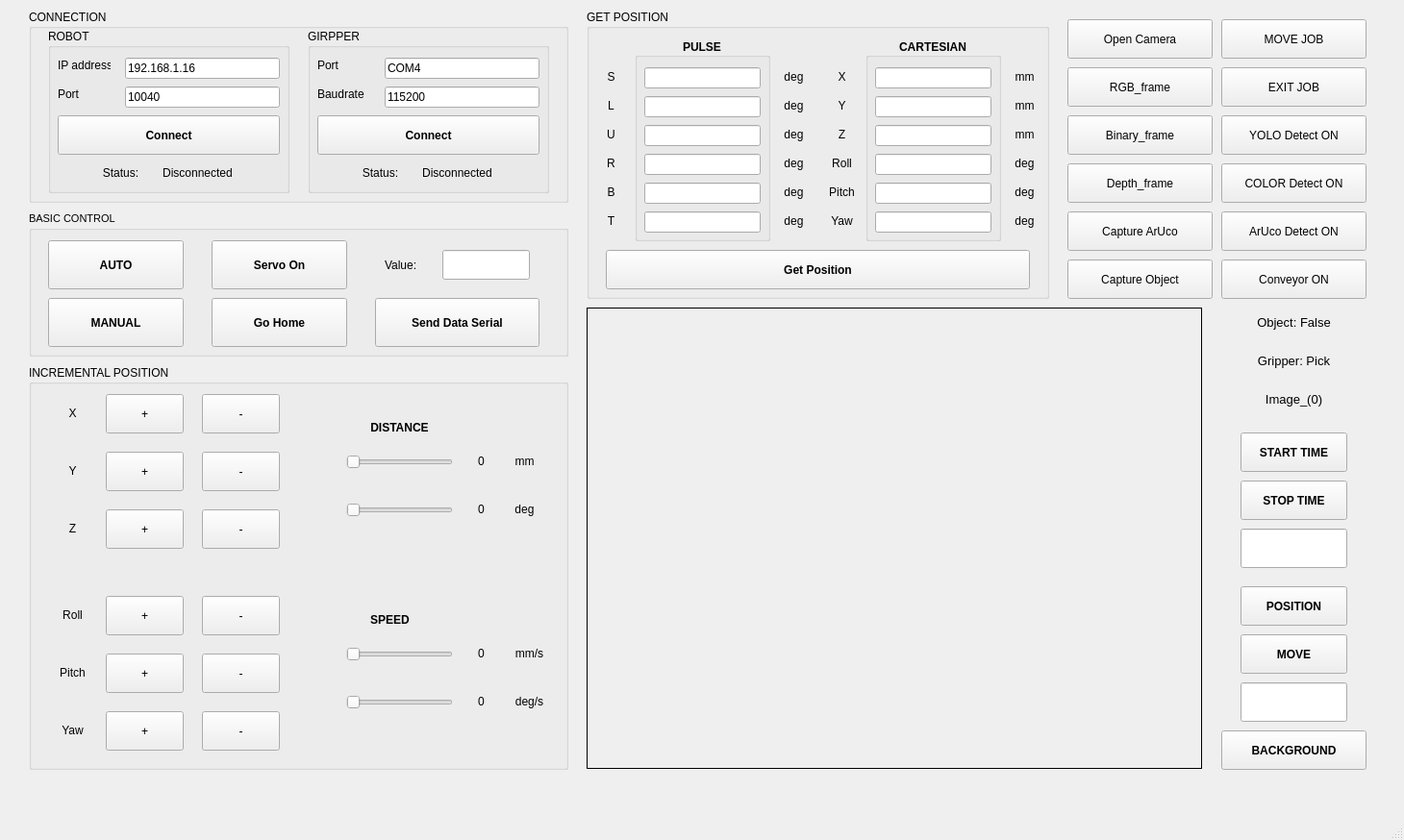
<?xml version="1.0" encoding="UTF-8"?>
<ui version="4.0">
 <class>MainWindow</class>
 <widget class="QMainWindow" name="MainWindow">
  <property name="geometry">
   <rect>
    <x>0</x>
    <y>0</y>
    <width>1460</width>
    <height>874</height>
   </rect>
  </property>
  <property name="windowTitle">
   <string>MainWindow</string>
  </property>
  <widget class="QWidget" name="centralwidget">
   <widget class="QPushButton" name="btn_Depth">
    <property name="geometry">
     <rect>
      <x>1110</x>
      <y>170</y>
      <width>151</width>
      <height>41</height>
     </rect>
    </property>
    <property name="text">
     <string>Depth_frame</string>
    </property>
   </widget>
   <widget class="QGroupBox" name="gr_Connection">
    <property name="geometry">
     <rect>
      <x>30</x>
      <y>10</y>
      <width>561</width>
      <height>201</height>
     </rect>
    </property>
    <property name="font">
     <font>
      <weight>50</weight>
      <bold>false</bold>
     </font>
    </property>
    <property name="title">
     <string>CONNECTION</string>
    </property>
    <property name="flat">
     <bool>false</bool>
    </property>
    <property name="checkable">
     <bool>false</bool>
    </property>
    <widget class="QGroupBox" name="gr_Robot">
     <property name="geometry">
      <rect>
       <x>20</x>
       <y>20</y>
       <width>251</width>
       <height>171</height>
      </rect>
     </property>
     <property name="title">
      <string>ROBOT</string>
     </property>
     <widget class="QLabel" name="lb_Connect_Disconnect">
      <property name="geometry">
       <rect>
        <x>100</x>
        <y>140</y>
        <width>111</width>
        <height>20</height>
       </rect>
      </property>
      <property name="lineWidth">
       <number>0</number>
      </property>
      <property name="text">
       <string>Disconnected</string>
      </property>
      <property name="alignment">
       <set>Qt::AlignCenter</set>
      </property>
     </widget>
     <widget class="QLabel" name="lb_Port">
      <property name="geometry">
       <rect>
        <x>10</x>
        <y>60</y>
        <width>55</width>
        <height>16</height>
       </rect>
      </property>
      <property name="text">
       <string>Port</string>
      </property>
     </widget>
     <widget class="QLabel" name="lb_IP">
      <property name="geometry">
       <rect>
        <x>10</x>
        <y>30</y>
        <width>55</width>
        <height>16</height>
       </rect>
      </property>
      <property name="text">
       <string>IP address</string>
      </property>
     </widget>
     <widget class="QPushButton" name="btn_Robot_ConDis">
      <property name="geometry">
       <rect>
        <x>10</x>
        <y>90</y>
        <width>231</width>
        <height>41</height>
       </rect>
      </property>
      <property name="font">
       <font>
        <pointsize>9</pointsize>
        <weight>75</weight>
        <bold>true</bold>
       </font>
      </property>
      <property name="text">
       <string>Connect</string>
      </property>
     </widget>
     <widget class="QLineEdit" name="txt_IP">
      <property name="geometry">
       <rect>
        <x>80</x>
        <y>30</y>
        <width>161</width>
        <height>22</height>
       </rect>
      </property>
      <property name="text">
       <string>192.168.1.16</string>
      </property>
      <property name="alignment">
       <set>Qt::AlignLeading|Qt::AlignLeft|Qt::AlignVCenter</set>
      </property>
     </widget>
     <widget class="QLineEdit" name="txt_Port">
      <property name="geometry">
       <rect>
        <x>80</x>
        <y>60</y>
        <width>161</width>
        <height>22</height>
       </rect>
      </property>
      <property name="text">
       <string>10040</string>
      </property>
     </widget>
     <widget class="QLabel" name="lb_Status_Connect">
      <property name="geometry">
       <rect>
        <x>50</x>
        <y>140</y>
        <width>51</width>
        <height>20</height>
       </rect>
      </property>
      <property name="lineWidth">
       <number>0</number>
      </property>
      <property name="text">
       <string>Status:</string>
      </property>
      <property name="alignment">
       <set>Qt::AlignCenter</set>
      </property>
     </widget>
    </widget>
    <widget class="QGroupBox" name="gr_Gripper">
     <property name="geometry">
      <rect>
       <x>290</x>
       <y>20</y>
       <width>251</width>
       <height>171</height>
      </rect>
     </property>
     <property name="title">
      <string>GIRPPER</string>
     </property>
     <widget class="QLabel" name="lb_Connect_Disconnect_">
      <property name="geometry">
       <rect>
        <x>100</x>
        <y>140</y>
        <width>111</width>
        <height>20</height>
       </rect>
      </property>
      <property name="lineWidth">
       <number>0</number>
      </property>
      <property name="text">
       <string>Disconnected</string>
      </property>
      <property name="alignment">
       <set>Qt::AlignCenter</set>
      </property>
     </widget>
     <widget class="QLineEdit" name="txt_Baudrate">
      <property name="geometry">
       <rect>
        <x>80</x>
        <y>60</y>
        <width>161</width>
        <height>22</height>
       </rect>
      </property>
      <property name="text">
       <string>115200</string>
      </property>
     </widget>
     <widget class="QLabel" name="lb_Status_Connect_">
      <property name="geometry">
       <rect>
        <x>50</x>
        <y>140</y>
        <width>51</width>
        <height>20</height>
       </rect>
      </property>
      <property name="lineWidth">
       <number>0</number>
      </property>
      <property name="text">
       <string>Status:</string>
      </property>
      <property name="alignment">
       <set>Qt::AlignCenter</set>
      </property>
     </widget>
     <widget class="QPushButton" name="btn_Serial_ConDis">
      <property name="geometry">
       <rect>
        <x>10</x>
        <y>90</y>
        <width>231</width>
        <height>41</height>
       </rect>
      </property>
      <property name="font">
       <font>
        <pointsize>9</pointsize>
        <weight>75</weight>
        <bold>true</bold>
       </font>
      </property>
      <property name="text">
       <string>Connect</string>
      </property>
     </widget>
     <widget class="QLineEdit" name="txt_Port_">
      <property name="geometry">
       <rect>
        <x>80</x>
        <y>30</y>
        <width>161</width>
        <height>22</height>
       </rect>
      </property>
      <property name="text">
       <string>COM4</string>
      </property>
      <property name="alignment">
       <set>Qt::AlignLeading|Qt::AlignLeft|Qt::AlignVCenter</set>
      </property>
     </widget>
     <widget class="QLabel" name="lb_Port_">
      <property name="geometry">
       <rect>
        <x>10</x>
        <y>30</y>
        <width>55</width>
        <height>16</height>
       </rect>
      </property>
      <property name="text">
       <string>Port</string>
      </property>
     </widget>
     <widget class="QLabel" name="lb_Baudrate">
      <property name="geometry">
       <rect>
        <x>10</x>
        <y>60</y>
        <width>55</width>
        <height>16</height>
       </rect>
      </property>
      <property name="text">
       <string>Baudrate</string>
      </property>
     </widget>
    </widget>
   </widget>
   <widget class="QGroupBox" name="gr_Get_Position">
    <property name="geometry">
     <rect>
      <x>610</x>
      <y>10</y>
      <width>481</width>
      <height>301</height>
     </rect>
    </property>
    <property name="title">
     <string>GET POSITION</string>
    </property>
    <widget class="QLabel" name="lb_Pitch_Current">
     <property name="geometry">
      <rect>
       <x>250</x>
       <y>180</y>
       <width>31</width>
       <height>20</height>
      </rect>
     </property>
     <property name="lineWidth">
      <number>0</number>
     </property>
     <property name="text">
      <string>Pitch</string>
     </property>
     <property name="alignment">
      <set>Qt::AlignCenter</set>
     </property>
    </widget>
    <widget class="QLabel" name="lb_Roll_Current">
     <property name="geometry">
      <rect>
       <x>250</x>
       <y>150</y>
       <width>31</width>
       <height>20</height>
      </rect>
     </property>
     <property name="lineWidth">
      <number>0</number>
     </property>
     <property name="text">
      <string>Roll</string>
     </property>
     <property name="alignment">
      <set>Qt::AlignCenter</set>
     </property>
    </widget>
    <widget class="QLabel" name="lb_X_Current">
     <property name="geometry">
      <rect>
       <x>250</x>
       <y>60</y>
       <width>31</width>
       <height>20</height>
      </rect>
     </property>
     <property name="lineWidth">
      <number>0</number>
     </property>
     <property name="text">
      <string>X</string>
     </property>
     <property name="alignment">
      <set>Qt::AlignCenter</set>
     </property>
    </widget>
    <widget class="QLabel" name="lb_Y_Current">
     <property name="geometry">
      <rect>
       <x>250</x>
       <y>90</y>
       <width>31</width>
       <height>20</height>
      </rect>
     </property>
     <property name="lineWidth">
      <number>0</number>
     </property>
     <property name="text">
      <string>Y</string>
     </property>
     <property name="alignment">
      <set>Qt::AlignCenter</set>
     </property>
    </widget>
    <widget class="QLabel" name="lb_Z_Current">
     <property name="geometry">
      <rect>
       <x>250</x>
       <y>120</y>
       <width>31</width>
       <height>20</height>
      </rect>
     </property>
     <property name="lineWidth">
      <number>0</number>
     </property>
     <property name="text">
      <string>Z</string>
     </property>
     <property name="alignment">
      <set>Qt::AlignCenter</set>
     </property>
    </widget>
    <widget class="QLabel" name="lb_Yaw_Current">
     <property name="geometry">
      <rect>
       <x>250</x>
       <y>210</y>
       <width>31</width>
       <height>20</height>
      </rect>
     </property>
     <property name="lineWidth">
      <number>0</number>
     </property>
     <property name="text">
      <string>Yaw</string>
     </property>
     <property name="alignment">
      <set>Qt::AlignCenter</set>
     </property>
    </widget>
    <widget class="QLabel" name="lb1_Current">
     <property name="geometry">
      <rect>
       <x>200</x>
       <y>60</y>
       <width>31</width>
       <height>20</height>
      </rect>
     </property>
     <property name="lineWidth">
      <number>0</number>
     </property>
     <property name="text">
      <string>deg</string>
     </property>
     <property name="alignment">
      <set>Qt::AlignCenter</set>
     </property>
    </widget>
    <widget class="QLabel" name="lb2_Current">
     <property name="geometry">
      <rect>
       <x>200</x>
       <y>90</y>
       <width>31</width>
       <height>20</height>
      </rect>
     </property>
     <property name="lineWidth">
      <number>0</number>
     </property>
     <property name="text">
      <string>deg</string>
     </property>
     <property name="alignment">
      <set>Qt::AlignCenter</set>
     </property>
    </widget>
    <widget class="QLabel" name="lb3_Current">
     <property name="geometry">
      <rect>
       <x>200</x>
       <y>120</y>
       <width>31</width>
       <height>20</height>
      </rect>
     </property>
     <property name="lineWidth">
      <number>0</number>
     </property>
     <property name="text">
      <string>deg</string>
     </property>
     <property name="alignment">
      <set>Qt::AlignCenter</set>
     </property>
    </widget>
    <widget class="QLabel" name="lb4_Current">
     <property name="geometry">
      <rect>
       <x>200</x>
       <y>150</y>
       <width>31</width>
       <height>20</height>
      </rect>
     </property>
     <property name="lineWidth">
      <number>0</number>
     </property>
     <property name="text">
      <string>deg</string>
     </property>
     <property name="alignment">
      <set>Qt::AlignCenter</set>
     </property>
    </widget>
    <widget class="QLabel" name="lb5_Current">
     <property name="geometry">
      <rect>
       <x>200</x>
       <y>180</y>
       <width>31</width>
       <height>20</height>
      </rect>
     </property>
     <property name="lineWidth">
      <number>0</number>
     </property>
     <property name="text">
      <string>deg</string>
     </property>
     <property name="alignment">
      <set>Qt::AlignCenter</set>
     </property>
    </widget>
    <widget class="QLabel" name="lb6_Current">
     <property name="geometry">
      <rect>
       <x>200</x>
       <y>210</y>
       <width>31</width>
       <height>20</height>
      </rect>
     </property>
     <property name="lineWidth">
      <number>0</number>
     </property>
     <property name="text">
      <string>deg</string>
     </property>
     <property name="alignment">
      <set>Qt::AlignCenter</set>
     </property>
    </widget>
    <widget class="QPushButton" name="btn_Get_Position">
     <property name="geometry">
      <rect>
       <x>20</x>
       <y>250</y>
       <width>441</width>
       <height>41</height>
      </rect>
     </property>
     <property name="font">
      <font>
       <pointsize>9</pointsize>
       <weight>75</weight>
       <bold>true</bold>
      </font>
     </property>
     <property name="text">
      <string>Get Position</string>
     </property>
    </widget>
    <widget class="QGroupBox" name="gr_Pulse">
     <property name="geometry">
      <rect>
       <x>50</x>
       <y>30</y>
       <width>141</width>
       <height>211</height>
      </rect>
     </property>
     <property name="font">
      <font>
       <weight>75</weight>
       <bold>true</bold>
      </font>
     </property>
     <property name="title">
      <string>PULSE</string>
     </property>
     <property name="alignment">
      <set>Qt::AlignCenter</set>
     </property>
     <widget class="QLineEdit" name="txt_T">
      <property name="geometry">
       <rect>
        <x>10</x>
        <y>180</y>
        <width>121</width>
        <height>22</height>
       </rect>
      </property>
      <property name="alignment">
       <set>Qt::AlignCenter</set>
      </property>
     </widget>
     <widget class="QLineEdit" name="txt_B">
      <property name="geometry">
       <rect>
        <x>10</x>
        <y>150</y>
        <width>121</width>
        <height>22</height>
       </rect>
      </property>
      <property name="alignment">
       <set>Qt::AlignCenter</set>
      </property>
     </widget>
     <widget class="QLineEdit" name="txt_R">
      <property name="geometry">
       <rect>
        <x>10</x>
        <y>120</y>
        <width>121</width>
        <height>22</height>
       </rect>
      </property>
      <property name="alignment">
       <set>Qt::AlignCenter</set>
      </property>
     </widget>
     <widget class="QLineEdit" name="txt_U">
      <property name="geometry">
       <rect>
        <x>10</x>
        <y>90</y>
        <width>121</width>
        <height>22</height>
       </rect>
      </property>
      <property name="alignment">
       <set>Qt::AlignCenter</set>
      </property>
     </widget>
     <widget class="QLineEdit" name="txt_S">
      <property name="geometry">
       <rect>
        <x>10</x>
        <y>30</y>
        <width>121</width>
        <height>22</height>
       </rect>
      </property>
      <property name="alignment">
       <set>Qt::AlignCenter</set>
      </property>
     </widget>
     <widget class="QLineEdit" name="txt_L">
      <property name="geometry">
       <rect>
        <x>10</x>
        <y>60</y>
        <width>121</width>
        <height>22</height>
       </rect>
      </property>
      <property name="alignment">
       <set>Qt::AlignCenter</set>
      </property>
     </widget>
    </widget>
    <widget class="QGroupBox" name="gr_Cartesian">
     <property name="geometry">
      <rect>
       <x>290</x>
       <y>30</y>
       <width>141</width>
       <height>211</height>
      </rect>
     </property>
     <property name="font">
      <font>
       <weight>75</weight>
       <bold>true</bold>
      </font>
     </property>
     <property name="title">
      <string>CARTESIAN</string>
     </property>
     <property name="alignment">
      <set>Qt::AlignCenter</set>
     </property>
     <widget class="QLineEdit" name="txt_Yaw">
      <property name="geometry">
       <rect>
        <x>10</x>
        <y>180</y>
        <width>121</width>
        <height>22</height>
       </rect>
      </property>
      <property name="alignment">
       <set>Qt::AlignCenter</set>
      </property>
     </widget>
     <widget class="QLineEdit" name="txt_Pitch">
      <property name="geometry">
       <rect>
        <x>10</x>
        <y>150</y>
        <width>121</width>
        <height>22</height>
       </rect>
      </property>
      <property name="alignment">
       <set>Qt::AlignCenter</set>
      </property>
     </widget>
     <widget class="QLineEdit" name="txt_Z">
      <property name="geometry">
       <rect>
        <x>10</x>
        <y>90</y>
        <width>121</width>
        <height>22</height>
       </rect>
      </property>
      <property name="alignment">
       <set>Qt::AlignCenter</set>
      </property>
     </widget>
     <widget class="QLineEdit" name="txt_Y">
      <property name="geometry">
       <rect>
        <x>10</x>
        <y>60</y>
        <width>121</width>
        <height>22</height>
       </rect>
      </property>
      <property name="alignment">
       <set>Qt::AlignCenter</set>
      </property>
     </widget>
     <widget class="QLineEdit" name="txt_X">
      <property name="geometry">
       <rect>
        <x>10</x>
        <y>30</y>
        <width>121</width>
        <height>22</height>
       </rect>
      </property>
      <property name="alignment">
       <set>Qt::AlignCenter</set>
      </property>
     </widget>
     <widget class="QLineEdit" name="txt_Roll">
      <property name="geometry">
       <rect>
        <x>10</x>
        <y>120</y>
        <width>121</width>
        <height>22</height>
       </rect>
      </property>
      <property name="alignment">
       <set>Qt::AlignCenter</set>
      </property>
     </widget>
    </widget>
    <widget class="QLabel" name="lb_L_Current">
     <property name="geometry">
      <rect>
       <x>10</x>
       <y>90</y>
       <width>31</width>
       <height>20</height>
      </rect>
     </property>
     <property name="lineWidth">
      <number>0</number>
     </property>
     <property name="text">
      <string>L</string>
     </property>
     <property name="alignment">
      <set>Qt::AlignCenter</set>
     </property>
    </widget>
    <widget class="QLabel" name="lb_U_Current">
     <property name="geometry">
      <rect>
       <x>10</x>
       <y>120</y>
       <width>31</width>
       <height>20</height>
      </rect>
     </property>
     <property name="lineWidth">
      <number>0</number>
     </property>
     <property name="text">
      <string>U</string>
     </property>
     <property name="alignment">
      <set>Qt::AlignCenter</set>
     </property>
    </widget>
    <widget class="QLabel" name="lb_R_Current">
     <property name="geometry">
      <rect>
       <x>10</x>
       <y>150</y>
       <width>31</width>
       <height>20</height>
      </rect>
     </property>
     <property name="lineWidth">
      <number>0</number>
     </property>
     <property name="text">
      <string>R</string>
     </property>
     <property name="alignment">
      <set>Qt::AlignCenter</set>
     </property>
    </widget>
    <widget class="QLabel" name="lb_S_Current">
     <property name="geometry">
      <rect>
       <x>10</x>
       <y>60</y>
       <width>31</width>
       <height>20</height>
      </rect>
     </property>
     <property name="lineWidth">
      <number>0</number>
     </property>
     <property name="text">
      <string>S</string>
     </property>
     <property name="alignment">
      <set>Qt::AlignCenter</set>
     </property>
    </widget>
    <widget class="QLabel" name="lb_B_Current">
     <property name="geometry">
      <rect>
       <x>10</x>
       <y>180</y>
       <width>31</width>
       <height>20</height>
      </rect>
     </property>
     <property name="lineWidth">
      <number>0</number>
     </property>
     <property name="text">
      <string>B</string>
     </property>
     <property name="alignment">
      <set>Qt::AlignCenter</set>
     </property>
    </widget>
    <widget class="QLabel" name="lb_T_Current">
     <property name="geometry">
      <rect>
       <x>10</x>
       <y>210</y>
       <width>31</width>
       <height>20</height>
      </rect>
     </property>
     <property name="lineWidth">
      <number>0</number>
     </property>
     <property name="text">
      <string>T</string>
     </property>
     <property name="alignment">
      <set>Qt::AlignCenter</set>
     </property>
    </widget>
    <widget class="QLabel" name="lb10_Current">
     <property name="geometry">
      <rect>
       <x>440</x>
       <y>150</y>
       <width>31</width>
       <height>20</height>
      </rect>
     </property>
     <property name="lineWidth">
      <number>0</number>
     </property>
     <property name="text">
      <string>deg</string>
     </property>
     <property name="alignment">
      <set>Qt::AlignCenter</set>
     </property>
    </widget>
    <widget class="QLabel" name="lb8_Current">
     <property name="geometry">
      <rect>
       <x>440</x>
       <y>90</y>
       <width>31</width>
       <height>20</height>
      </rect>
     </property>
     <property name="lineWidth">
      <number>0</number>
     </property>
     <property name="text">
      <string>mm</string>
     </property>
     <property name="alignment">
      <set>Qt::AlignCenter</set>
     </property>
    </widget>
    <widget class="QLabel" name="lb9_Current">
     <property name="geometry">
      <rect>
       <x>440</x>
       <y>120</y>
       <width>31</width>
       <height>20</height>
      </rect>
     </property>
     <property name="lineWidth">
      <number>0</number>
     </property>
     <property name="text">
      <string>mm</string>
     </property>
     <property name="alignment">
      <set>Qt::AlignCenter</set>
     </property>
    </widget>
    <widget class="QLabel" name="lb7_Current">
     <property name="geometry">
      <rect>
       <x>440</x>
       <y>60</y>
       <width>31</width>
       <height>20</height>
      </rect>
     </property>
     <property name="lineWidth">
      <number>0</number>
     </property>
     <property name="text">
      <string>mm</string>
     </property>
     <property name="alignment">
      <set>Qt::AlignCenter</set>
     </property>
    </widget>
    <widget class="QLabel" name="lb12_Current">
     <property name="geometry">
      <rect>
       <x>440</x>
       <y>210</y>
       <width>31</width>
       <height>20</height>
      </rect>
     </property>
     <property name="lineWidth">
      <number>0</number>
     </property>
     <property name="text">
      <string>deg</string>
     </property>
     <property name="alignment">
      <set>Qt::AlignCenter</set>
     </property>
    </widget>
    <widget class="QLabel" name="lb11_Current">
     <property name="geometry">
      <rect>
       <x>440</x>
       <y>180</y>
       <width>31</width>
       <height>20</height>
      </rect>
     </property>
     <property name="lineWidth">
      <number>0</number>
     </property>
     <property name="text">
      <string>deg</string>
     </property>
     <property name="alignment">
      <set>Qt::AlignCenter</set>
     </property>
    </widget>
   </widget>
   <widget class="QPushButton" name="btn_Binary">
    <property name="geometry">
     <rect>
      <x>1110</x>
      <y>120</y>
      <width>151</width>
      <height>41</height>
     </rect>
    </property>
    <property name="text">
     <string>Binary_frame</string>
    </property>
   </widget>
   <widget class="QLabel" name="Display_frame">
    <property name="geometry">
     <rect>
      <x>610</x>
      <y>320</y>
      <width>640</width>
      <height>480</height>
     </rect>
    </property>
    <property name="frameShape">
     <enum>QFrame::Box</enum>
    </property>
    <property name="text">
     <string/>
    </property>
    <property name="alignment">
     <set>Qt::AlignCenter</set>
    </property>
   </widget>
   <widget class="QPushButton" name="btn_RGB">
    <property name="geometry">
     <rect>
      <x>1110</x>
      <y>70</y>
      <width>151</width>
      <height>41</height>
     </rect>
    </property>
    <property name="text">
     <string>RGB_frame</string>
    </property>
   </widget>
   <widget class="QGroupBox" name="gr_Basic_Control">
    <property name="geometry">
     <rect>
      <x>30</x>
      <y>220</y>
      <width>561</width>
      <height>151</height>
     </rect>
    </property>
    <property name="font">
     <font>
      <pointsize>8</pointsize>
      <weight>50</weight>
      <bold>false</bold>
     </font>
    </property>
    <property name="title">
     <string>BASIC CONTROL</string>
    </property>
    <widget class="QPushButton" name="btn_Home">
     <property name="geometry">
      <rect>
       <x>190</x>
       <y>90</y>
       <width>141</width>
       <height>51</height>
      </rect>
     </property>
     <property name="font">
      <font>
       <pointsize>9</pointsize>
       <weight>75</weight>
       <bold>true</bold>
      </font>
     </property>
     <property name="text">
      <string>Go Home</string>
     </property>
    </widget>
    <widget class="QPushButton" name="btn_Servo">
     <property name="geometry">
      <rect>
       <x>190</x>
       <y>30</y>
       <width>141</width>
       <height>51</height>
      </rect>
     </property>
     <property name="font">
      <font>
       <pointsize>9</pointsize>
       <weight>75</weight>
       <bold>true</bold>
      </font>
     </property>
     <property name="text">
      <string>Servo On</string>
     </property>
    </widget>
    <widget class="QPushButton" name="btn_Manual">
     <property name="geometry">
      <rect>
       <x>20</x>
       <y>90</y>
       <width>141</width>
       <height>51</height>
      </rect>
     </property>
     <property name="font">
      <font>
       <pointsize>9</pointsize>
       <weight>75</weight>
       <bold>true</bold>
      </font>
     </property>
     <property name="text">
      <string>MANUAL</string>
     </property>
    </widget>
    <widget class="QPushButton" name="btn_Auto">
     <property name="geometry">
      <rect>
       <x>20</x>
       <y>30</y>
       <width>141</width>
       <height>51</height>
      </rect>
     </property>
     <property name="font">
      <font>
       <pointsize>9</pointsize>
       <weight>75</weight>
       <bold>true</bold>
      </font>
     </property>
     <property name="text">
      <string>AUTO</string>
     </property>
    </widget>
    <widget class="QPushButton" name="btn_Serial">
     <property name="geometry">
      <rect>
       <x>360</x>
       <y>90</y>
       <width>171</width>
       <height>51</height>
      </rect>
     </property>
     <property name="font">
      <font>
       <pointsize>9</pointsize>
       <weight>75</weight>
       <bold>true</bold>
      </font>
     </property>
     <property name="text">
      <string>Send Data Serial</string>
     </property>
    </widget>
    <widget class="QLineEdit" name="txt_Pulse">
     <property name="geometry">
      <rect>
       <x>430</x>
       <y>40</y>
       <width>91</width>
       <height>31</height>
      </rect>
     </property>
     <property name="font">
      <font>
       <pointsize>9</pointsize>
       <weight>50</weight>
       <bold>false</bold>
      </font>
     </property>
     <property name="alignment">
      <set>Qt::AlignCenter</set>
     </property>
    </widget>
    <widget class="QLabel" name="lb_Value">
     <property name="geometry">
      <rect>
       <x>370</x>
       <y>40</y>
       <width>51</width>
       <height>31</height>
      </rect>
     </property>
     <property name="font">
      <font>
       <pointsize>9</pointsize>
       <weight>50</weight>
       <bold>false</bold>
      </font>
     </property>
     <property name="lineWidth">
      <number>0</number>
     </property>
     <property name="text">
      <string>Value:</string>
     </property>
     <property name="alignment">
      <set>Qt::AlignLeading|Qt::AlignLeft|Qt::AlignVCenter</set>
     </property>
    </widget>
   </widget>
   <widget class="QPushButton" name="btn_Open_Close">
    <property name="geometry">
     <rect>
      <x>1110</x>
      <y>20</y>
      <width>151</width>
      <height>41</height>
     </rect>
    </property>
    <property name="text">
     <string>Open Camera</string>
    </property>
   </widget>
   <widget class="QGroupBox" name="gr_Inc_Pos">
    <property name="geometry">
     <rect>
      <x>30</x>
      <y>380</y>
      <width>561</width>
      <height>421</height>
     </rect>
    </property>
    <property name="title">
     <string>INCREMENTAL POSITION</string>
    </property>
    <widget class="QLabel" name="lb_Pitch_Inc">
     <property name="geometry">
      <rect>
       <x>30</x>
       <y>310</y>
       <width>31</width>
       <height>20</height>
      </rect>
     </property>
     <property name="lineWidth">
      <number>0</number>
     </property>
     <property name="text">
      <string>Pitch</string>
     </property>
     <property name="alignment">
      <set>Qt::AlignCenter</set>
     </property>
    </widget>
    <widget class="QLabel" name="lb_Y_Inc">
     <property name="geometry">
      <rect>
       <x>30</x>
       <y>100</y>
       <width>31</width>
       <height>20</height>
      </rect>
     </property>
     <property name="lineWidth">
      <number>0</number>
     </property>
     <property name="text">
      <string>Y</string>
     </property>
     <property name="alignment">
      <set>Qt::AlignCenter</set>
     </property>
    </widget>
    <widget class="QLabel" name="lb_Roll_Inc">
     <property name="geometry">
      <rect>
       <x>30</x>
       <y>250</y>
       <width>31</width>
       <height>20</height>
      </rect>
     </property>
     <property name="lineWidth">
      <number>0</number>
     </property>
     <property name="text">
      <string>Roll</string>
     </property>
     <property name="alignment">
      <set>Qt::AlignCenter</set>
     </property>
    </widget>
    <widget class="QLabel" name="lb_Z_Inc">
     <property name="geometry">
      <rect>
       <x>30</x>
       <y>160</y>
       <width>31</width>
       <height>20</height>
      </rect>
     </property>
     <property name="lineWidth">
      <number>0</number>
     </property>
     <property name="text">
      <string>Z</string>
     </property>
     <property name="alignment">
      <set>Qt::AlignCenter</set>
     </property>
    </widget>
    <widget class="QLabel" name="lb_Yaw_Inc">
     <property name="geometry">
      <rect>
       <x>30</x>
       <y>370</y>
       <width>31</width>
       <height>20</height>
      </rect>
     </property>
     <property name="lineWidth">
      <number>0</number>
     </property>
     <property name="text">
      <string>Yaw</string>
     </property>
     <property name="alignment">
      <set>Qt::AlignCenter</set>
     </property>
    </widget>
    <widget class="QLabel" name="lb_X_Inc">
     <property name="geometry">
      <rect>
       <x>30</x>
       <y>40</y>
       <width>31</width>
       <height>20</height>
      </rect>
     </property>
     <property name="lineWidth">
      <number>0</number>
     </property>
     <property name="text">
      <string>X</string>
     </property>
     <property name="alignment">
      <set>Qt::AlignCenter</set>
     </property>
    </widget>
    <widget class="QPushButton" name="btn_X_Inc">
     <property name="geometry">
      <rect>
       <x>80</x>
       <y>30</y>
       <width>81</width>
       <height>41</height>
      </rect>
     </property>
     <property name="text">
      <string>+</string>
     </property>
    </widget>
    <widget class="QPushButton" name="btn_X_Dec">
     <property name="geometry">
      <rect>
       <x>180</x>
       <y>30</y>
       <width>81</width>
       <height>41</height>
      </rect>
     </property>
     <property name="text">
      <string>-</string>
     </property>
    </widget>
    <widget class="QPushButton" name="btn_Y_Inc">
     <property name="geometry">
      <rect>
       <x>80</x>
       <y>90</y>
       <width>81</width>
       <height>41</height>
      </rect>
     </property>
     <property name="text">
      <string>+</string>
     </property>
    </widget>
    <widget class="QPushButton" name="btn_Y_Dec">
     <property name="geometry">
      <rect>
       <x>180</x>
       <y>90</y>
       <width>81</width>
       <height>41</height>
      </rect>
     </property>
     <property name="text">
      <string>-</string>
     </property>
    </widget>
    <widget class="QPushButton" name="btn_Z_Inc">
     <property name="geometry">
      <rect>
       <x>80</x>
       <y>150</y>
       <width>81</width>
       <height>41</height>
      </rect>
     </property>
     <property name="text">
      <string>+</string>
     </property>
    </widget>
    <widget class="QPushButton" name="btn_Z_Dec">
     <property name="geometry">
      <rect>
       <x>180</x>
       <y>150</y>
       <width>81</width>
       <height>41</height>
      </rect>
     </property>
     <property name="text">
      <string>-</string>
     </property>
    </widget>
    <widget class="QPushButton" name="btn_Roll_Inc">
     <property name="geometry">
      <rect>
       <x>80</x>
       <y>240</y>
       <width>81</width>
       <height>41</height>
      </rect>
     </property>
     <property name="text">
      <string>+</string>
     </property>
    </widget>
    <widget class="QPushButton" name="btn_Roll_Dec">
     <property name="geometry">
      <rect>
       <x>180</x>
       <y>240</y>
       <width>81</width>
       <height>41</height>
      </rect>
     </property>
     <property name="text">
      <string>-</string>
     </property>
    </widget>
    <widget class="QPushButton" name="btn_Pitch_Inc">
     <property name="geometry">
      <rect>
       <x>80</x>
       <y>300</y>
       <width>81</width>
       <height>41</height>
      </rect>
     </property>
     <property name="text">
      <string>+</string>
     </property>
    </widget>
    <widget class="QPushButton" name="btn_Pitch_Dec">
     <property name="geometry">
      <rect>
       <x>180</x>
       <y>300</y>
       <width>81</width>
       <height>41</height>
      </rect>
     </property>
     <property name="text">
      <string>-</string>
     </property>
    </widget>
    <widget class="QPushButton" name="btn_Yaw_Inc">
     <property name="geometry">
      <rect>
       <x>80</x>
       <y>360</y>
       <width>81</width>
       <height>41</height>
      </rect>
     </property>
     <property name="text">
      <string>+</string>
     </property>
    </widget>
    <widget class="QPushButton" name="btn_Yaw_Dec">
     <property name="geometry">
      <rect>
       <x>180</x>
       <y>360</y>
       <width>81</width>
       <height>41</height>
      </rect>
     </property>
     <property name="text">
      <string>-</string>
     </property>
    </widget>
    <widget class="QLabel" name="lb_Distance">
     <property name="geometry">
      <rect>
       <x>330</x>
       <y>49</y>
       <width>111</width>
       <height>31</height>
      </rect>
     </property>
     <property name="font">
      <font>
       <pointsize>9</pointsize>
       <weight>75</weight>
       <bold>true</bold>
      </font>
     </property>
     <property name="lineWidth">
      <number>0</number>
     </property>
     <property name="text">
      <string>DISTANCE</string>
     </property>
     <property name="alignment">
      <set>Qt::AlignCenter</set>
     </property>
    </widget>
    <widget class="QLabel" name="lb_Distance_2">
     <property name="geometry">
      <rect>
       <x>330</x>
       <y>249</y>
       <width>91</width>
       <height>31</height>
      </rect>
     </property>
     <property name="font">
      <font>
       <pointsize>9</pointsize>
       <weight>75</weight>
       <bold>true</bold>
      </font>
     </property>
     <property name="lineWidth">
      <number>0</number>
     </property>
     <property name="text">
      <string>SPEED</string>
     </property>
     <property name="alignment">
      <set>Qt::AlignCenter</set>
     </property>
    </widget>
    <widget class="QSlider" name="slider_Dis_mm">
     <property name="geometry">
      <rect>
       <x>330</x>
       <y>90</y>
       <width>111</width>
       <height>22</height>
      </rect>
     </property>
     <property name="maximum">
      <number>10000</number>
     </property>
     <property name="orientation">
      <enum>Qt::Horizontal</enum>
     </property>
    </widget>
    <widget class="QSlider" name="slider_Dis_deg">
     <property name="geometry">
      <rect>
       <x>330</x>
       <y>140</y>
       <width>111</width>
       <height>22</height>
      </rect>
     </property>
     <property name="maximum">
      <number>100000</number>
     </property>
     <property name="orientation">
      <enum>Qt::Horizontal</enum>
     </property>
    </widget>
    <widget class="QLabel" name="lb1_Inc">
     <property name="geometry">
      <rect>
       <x>500</x>
       <y>90</y>
       <width>31</width>
       <height>20</height>
      </rect>
     </property>
     <property name="lineWidth">
      <number>0</number>
     </property>
     <property name="text">
      <string>mm</string>
     </property>
     <property name="alignment">
      <set>Qt::AlignCenter</set>
     </property>
    </widget>
    <widget class="QLabel" name="lb2_Inc">
     <property name="geometry">
      <rect>
       <x>500</x>
       <y>140</y>
       <width>31</width>
       <height>20</height>
      </rect>
     </property>
     <property name="lineWidth">
      <number>0</number>
     </property>
     <property name="text">
      <string>deg</string>
     </property>
     <property name="alignment">
      <set>Qt::AlignCenter</set>
     </property>
    </widget>
    <widget class="QLabel" name="txt1_Dis_Value">
     <property name="geometry">
      <rect>
       <x>450</x>
       <y>90</y>
       <width>41</width>
       <height>20</height>
      </rect>
     </property>
     <property name="lineWidth">
      <number>0</number>
     </property>
     <property name="text">
      <string>0</string>
     </property>
     <property name="alignment">
      <set>Qt::AlignCenter</set>
     </property>
    </widget>
    <widget class="QLabel" name="txt2_Dis_Value">
     <property name="geometry">
      <rect>
       <x>450</x>
       <y>140</y>
       <width>41</width>
       <height>20</height>
      </rect>
     </property>
     <property name="lineWidth">
      <number>0</number>
     </property>
     <property name="text">
      <string>0</string>
     </property>
     <property name="alignment">
      <set>Qt::AlignCenter</set>
     </property>
    </widget>
    <widget class="QLabel" name="lb2_Inc_2">
     <property name="geometry">
      <rect>
       <x>500</x>
       <y>340</y>
       <width>41</width>
       <height>20</height>
      </rect>
     </property>
     <property name="lineWidth">
      <number>0</number>
     </property>
     <property name="text">
      <string>deg/s</string>
     </property>
     <property name="alignment">
      <set>Qt::AlignCenter</set>
     </property>
    </widget>
    <widget class="QLabel" name="txt1_Spe_Value">
     <property name="geometry">
      <rect>
       <x>450</x>
       <y>290</y>
       <width>41</width>
       <height>20</height>
      </rect>
     </property>
     <property name="lineWidth">
      <number>0</number>
     </property>
     <property name="text">
      <string>0</string>
     </property>
     <property name="alignment">
      <set>Qt::AlignCenter</set>
     </property>
    </widget>
    <widget class="QSlider" name="slider_Spe_mm">
     <property name="geometry">
      <rect>
       <x>330</x>
       <y>290</y>
       <width>111</width>
       <height>22</height>
      </rect>
     </property>
     <property name="maximum">
      <number>1000</number>
     </property>
     <property name="orientation">
      <enum>Qt::Horizontal</enum>
     </property>
    </widget>
    <widget class="QLabel" name="lb1_Inc_2">
     <property name="geometry">
      <rect>
       <x>500</x>
       <y>290</y>
       <width>41</width>
       <height>20</height>
      </rect>
     </property>
     <property name="lineWidth">
      <number>0</number>
     </property>
     <property name="text">
      <string>mm/s</string>
     </property>
     <property name="alignment">
      <set>Qt::AlignCenter</set>
     </property>
    </widget>
    <widget class="QSlider" name="slider_Spe_deg">
     <property name="geometry">
      <rect>
       <x>330</x>
       <y>340</y>
       <width>111</width>
       <height>22</height>
      </rect>
     </property>
     <property name="maximum">
      <number>1000</number>
     </property>
     <property name="orientation">
      <enum>Qt::Horizontal</enum>
     </property>
    </widget>
    <widget class="QLabel" name="txt2_Spe_Value">
     <property name="geometry">
      <rect>
       <x>450</x>
       <y>340</y>
       <width>41</width>
       <height>20</height>
      </rect>
     </property>
     <property name="lineWidth">
      <number>0</number>
     </property>
     <property name="text">
      <string>0</string>
     </property>
     <property name="alignment">
      <set>Qt::AlignCenter</set>
     </property>
    </widget>
   </widget>
   <widget class="QPushButton" name="btn_Capture_Aruco">
    <property name="geometry">
     <rect>
      <x>1110</x>
      <y>220</y>
      <width>151</width>
      <height>41</height>
     </rect>
    </property>
    <property name="text">
     <string>Capture ArUco</string>
    </property>
   </widget>
   <widget class="QPushButton" name="btn_Exit_Job">
    <property name="geometry">
     <rect>
      <x>1270</x>
      <y>70</y>
      <width>151</width>
      <height>41</height>
     </rect>
    </property>
    <property name="text">
     <string>EXIT JOB</string>
    </property>
   </widget>
   <widget class="QPushButton" name="btn_Capture_Object">
    <property name="geometry">
     <rect>
      <x>1110</x>
      <y>270</y>
      <width>151</width>
      <height>41</height>
     </rect>
    </property>
    <property name="text">
     <string>Capture Object</string>
    </property>
   </widget>
   <widget class="QPushButton" name="btn_Aruco_Detect">
    <property name="geometry">
     <rect>
      <x>1270</x>
      <y>220</y>
      <width>151</width>
      <height>41</height>
     </rect>
    </property>
    <property name="text">
     <string>ArUco Detect ON</string>
    </property>
   </widget>
   <widget class="QPushButton" name="btn_COLOR_Detect">
    <property name="geometry">
     <rect>
      <x>1270</x>
      <y>170</y>
      <width>151</width>
      <height>41</height>
     </rect>
    </property>
    <property name="text">
     <string>COLOR Detect ON</string>
    </property>
   </widget>
   <widget class="QPushButton" name="btn_YOLO_detect">
    <property name="geometry">
     <rect>
      <x>1270</x>
      <y>120</y>
      <width>151</width>
      <height>41</height>
     </rect>
    </property>
    <property name="text">
     <string>YOLO Detect ON</string>
    </property>
   </widget>
   <widget class="QPushButton" name="btn_Move_Job">
    <property name="geometry">
     <rect>
      <x>1270</x>
      <y>20</y>
      <width>151</width>
      <height>41</height>
     </rect>
    </property>
    <property name="text">
     <string>MOVE JOB</string>
    </property>
   </widget>
   <widget class="QPushButton" name="btn_Conveyor">
    <property name="geometry">
     <rect>
      <x>1270</x>
      <y>270</y>
      <width>151</width>
      <height>41</height>
     </rect>
    </property>
    <property name="text">
     <string>Conveyor ON</string>
    </property>
   </widget>
   <widget class="QLabel" name="lb_Gripper">
    <property name="geometry">
     <rect>
      <x>1290</x>
      <y>360</y>
      <width>111</width>
      <height>31</height>
     </rect>
    </property>
    <property name="font">
     <font>
      <pointsize>10</pointsize>
     </font>
    </property>
    <property name="lineWidth">
     <number>0</number>
    </property>
    <property name="text">
     <string>Gripper: Pick</string>
    </property>
    <property name="alignment">
     <set>Qt::AlignCenter</set>
    </property>
   </widget>
   <widget class="QLabel" name="lb_Object">
    <property name="geometry">
     <rect>
      <x>1290</x>
      <y>320</y>
      <width>111</width>
      <height>31</height>
     </rect>
    </property>
    <property name="font">
     <font>
      <pointsize>10</pointsize>
     </font>
    </property>
    <property name="lineWidth">
     <number>0</number>
    </property>
    <property name="text">
     <string>Object: False</string>
    </property>
    <property name="alignment">
     <set>Qt::AlignCenter</set>
    </property>
   </widget>
   <widget class="QLabel" name="lb_Index">
    <property name="geometry">
     <rect>
      <x>1290</x>
      <y>400</y>
      <width>111</width>
      <height>31</height>
     </rect>
    </property>
    <property name="font">
     <font>
      <pointsize>10</pointsize>
     </font>
    </property>
    <property name="lineWidth">
     <number>0</number>
    </property>
    <property name="text">
     <string>Image_(0)</string>
    </property>
    <property name="alignment">
     <set>Qt::AlignCenter</set>
    </property>
   </widget>
   <widget class="QPushButton" name="btn_Background">
    <property name="geometry">
     <rect>
      <x>1270</x>
      <y>760</y>
      <width>151</width>
      <height>41</height>
     </rect>
    </property>
    <property name="font">
     <font>
      <weight>75</weight>
      <bold>true</bold>
     </font>
    </property>
    <property name="text">
     <string>BACKGROUND</string>
    </property>
   </widget>
   <widget class="QPushButton" name="btn_Start">
    <property name="geometry">
     <rect>
      <x>1290</x>
      <y>450</y>
      <width>111</width>
      <height>41</height>
     </rect>
    </property>
    <property name="font">
     <font>
      <weight>75</weight>
      <bold>true</bold>
     </font>
    </property>
    <property name="text">
     <string>START TIME</string>
    </property>
   </widget>
   <widget class="QPushButton" name="btn_Stop">
    <property name="geometry">
     <rect>
      <x>1290</x>
      <y>500</y>
      <width>111</width>
      <height>41</height>
     </rect>
    </property>
    <property name="font">
     <font>
      <weight>75</weight>
      <bold>true</bold>
     </font>
    </property>
    <property name="text">
     <string>STOP TIME</string>
    </property>
   </widget>
   <widget class="QLineEdit" name="txt_dt">
    <property name="geometry">
     <rect>
      <x>1290</x>
      <y>550</y>
      <width>111</width>
      <height>41</height>
     </rect>
    </property>
    <property name="font">
     <font>
      <pointsize>10</pointsize>
      <weight>75</weight>
      <bold>true</bold>
     </font>
    </property>
    <property name="alignment">
     <set>Qt::AlignCenter</set>
    </property>
   </widget>
   <widget class="QPushButton" name="btn_Pos_pick">
    <property name="geometry">
     <rect>
      <x>1290</x>
      <y>610</y>
      <width>111</width>
      <height>41</height>
     </rect>
    </property>
    <property name="font">
     <font>
      <weight>75</weight>
      <bold>true</bold>
     </font>
    </property>
    <property name="text">
     <string>POSITION</string>
    </property>
   </widget>
   <widget class="QPushButton" name="btn_Move_test">
    <property name="geometry">
     <rect>
      <x>1290</x>
      <y>660</y>
      <width>111</width>
      <height>41</height>
     </rect>
    </property>
    <property name="font">
     <font>
      <weight>75</weight>
      <bold>true</bold>
     </font>
    </property>
    <property name="text">
     <string>MOVE</string>
    </property>
   </widget>
   <widget class="QLineEdit" name="txt_Status">
    <property name="geometry">
     <rect>
      <x>1290</x>
      <y>710</y>
      <width>111</width>
      <height>41</height>
     </rect>
    </property>
    <property name="font">
     <font>
      <pointsize>10</pointsize>
      <weight>75</weight>
      <bold>true</bold>
     </font>
    </property>
    <property name="alignment">
     <set>Qt::AlignCenter</set>
    </property>
   </widget>
  </widget>
  <widget class="QMenuBar" name="menubar">
   <property name="geometry">
    <rect>
     <x>0</x>
     <y>0</y>
     <width>1460</width>
     <height>26</height>
    </rect>
   </property>
  </widget>
  <widget class="QStatusBar" name="statusbar"/>
 </widget>
 <resources/>
 <connections/>
</ui>
